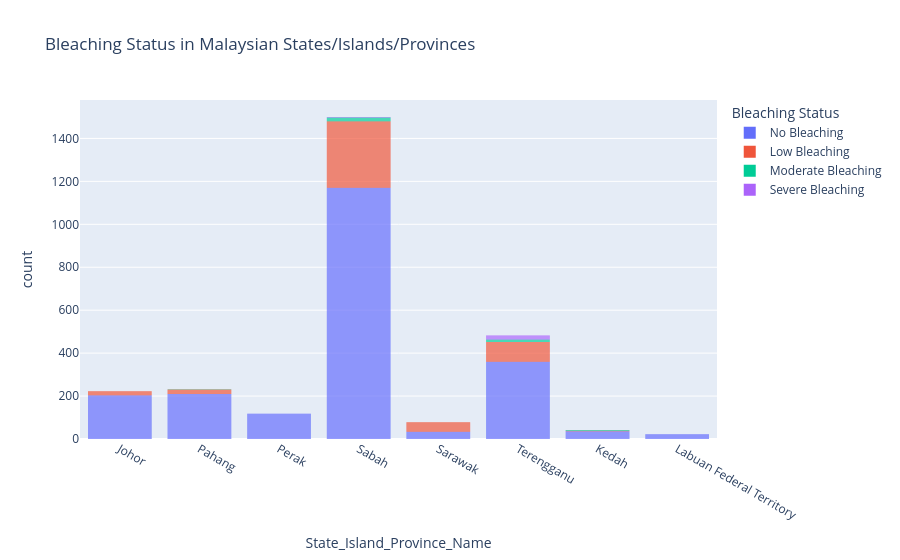

Notebook code cell kept with this figure:
### Code cell
# OBJECTIVE 1
# compare bleaching_status in the State_Island_Province_Name of Malaysia  using bar graph

df_bmalaysia=df[df["Country_Name"]=="Malaysia"]
df_bmalaysia=df_bmalaysia[["Country_Name", "State_Island_Province_Name", "Bleaching_Status"]]

fig=px.bar(
    df_bmalaysia,
    x="State_Island_Province_Name",
    color="Bleaching_Status",
    title="Bleaching Status in Malaysian States/Islands/Provinces",
    labels={"Bleaching_Status": "Bleaching Status"},
)
fig.update_traces(dict(marker_line_width=0))
fig.show()

### Figure 1 — Plotly figure (JSON) as saved in the notebook; plotly's stock layout.template omitted (floating-point values rounded to 4 significant figures; data arrays with more than 128 entries replaced by an {"elided": "..."} marker saying what was removed)
{"data": [{"alignmentgroup": "True", "hovertemplate": "Bleaching Status=No Bleaching<br>State_Island_Province_Name=%{x}<br>count=%{y}<extra></extra>", "legendgroup": "No Bleaching", "marker": {"color": "#636efa", "line": {"width": 0}, "pattern": {"shape": ""}}, "name": "No Bleaching", "offsetgroup": "No Bleaching", "orientation": "v", "showlegend": true, "textposition": "auto", "type": "bar", "x": {"elided": "2154 str values"}, "xaxis": "x", "y": {"elided": "2154 int values"}, "yaxis": "y"}, {"alignmentgroup": "True", "hovertemplate": "Bleaching Status=Low Bleaching<br>State_Island_Province_Name=%{x}<br>count=%{y}<extra></extra>", "legendgroup": "Low Bleaching", "marker": {"color": "#EF553B", "line": {"width": 0}, "pattern": {"shape": ""}}, "name": "Low Bleaching", "offsetgroup": "Low Bleaching", "orientation": "v", "showlegend": true, "textposition": "auto", "type": "bar", "x": {"elided": "486 str values"}, "xaxis": "x", "y": {"elided": "486 int values"}, "yaxis": "y"}, {"alignmentgroup": "True", "hovertemplate": "Bleaching Status=Moderate Bleaching<br>State_Island_Province_Name=%{x}<br>count=%{y}<extra></extra>", "legendgroup": "Moderate Bleaching", "marker": {"color": "#00cc96", "line": {"width": 0}, "pattern": {"shape": ""}}, "name": "Moderate Bleaching", "offsetgroup": "Moderate Bleaching", "orientation": "v", "showlegend": true, "textposition": "auto", "type": "bar", "x": ["Sabah", "Sabah", "Pahang", "Pahang", "Sabah", "Sabah", "Sabah", "Sabah", "Sabah", "Sabah", "Terengganu", "Terengganu", "Terengganu", "Terengganu", "Terengganu", "Terengganu", "Terengganu", "Terengganu", "Sabah", "Sabah", "Sabah", "Sabah", "Sabah", "Sabah", "Sabah", "Sabah", "Terengganu", "Terengganu", "Terengganu", "Terengganu", "Sabah", "Sabah", "Kedah", "Kedah", "Kedah", "Kedah"], "xaxis": "x", "y": [1, 1, 1, 1, 1, 1, 1, 1, 1, 1, 1, 1, 1, 1, 1, 1, 1, 1, 1, 1, 1, 1, 1, 1, 1, 1, 1, 1, 1, 1, 1, 1, 1, 1, 1, 1], "yaxis": "y"}, {"alignmentgroup": "True", "hovertemplate": "Bleaching Status=Severe Bleaching<br>State_Island_Province_Name=%{x}<br>count=%{y}<extra></extra>", "legendgroup": "Severe Bleaching", "marker": {"color": "#ab63fa", "line": {"width": 0}, "pattern": {"shape": ""}}, "name": "Severe Bleaching", "offsetgroup": "Severe Bleaching", "orientation": "v", "showlegend": true, "textposition": "auto", "type": "bar", "x": ["Terengganu", "Terengganu", "Terengganu", "Terengganu", "Terengganu", "Terengganu", "Terengganu", "Terengganu", "Terengganu", "Terengganu", "Terengganu", "Terengganu", "Sabah", "Sabah", "Terengganu", "Terengganu", "Terengganu", "Terengganu", "Terengganu", "Terengganu"], "xaxis": "x", "y": [1, 1, 1, 1, 1, 1, 1, 1, 1, 1, 1, 1, 1, 1, 1, 1, 1, 1, 1, 1], "yaxis": "y"}], "layout": {"barmode": "relative", "legend": {"title": {"text": "Bleaching Status"}, "tracegroupgap": 0}, "title": {"text": "Bleaching Status in Malaysian States/Islands/Provinces"}, "xaxis": {"anchor": "y", "domain": [0, 1], "title": {"text": "State_Island_Province_Name"}}, "yaxis": {"anchor": "x", "domain": [0, 1], "title": {"text": "count"}}}}
